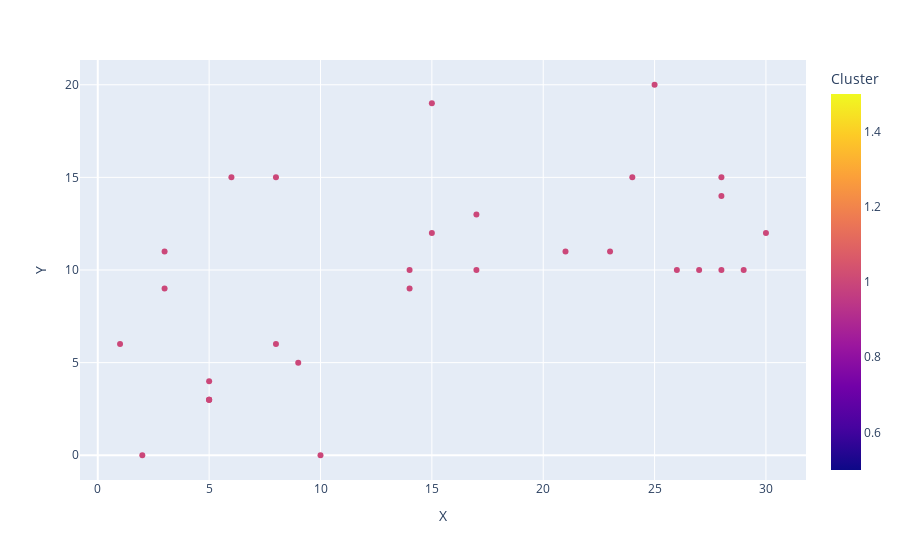

Here is the notebook cell this chart was saved with:
### Code cell
#now plot Cooked to see what it look like
fig_rand = px.scatter(df_cooked, x='X', y='Y', color='Cluster')
fig_rand.show()

### Figure 1 — Plotly figure (JSON) as saved in the notebook; plotly's stock layout.template omitted (floating-point values rounded to 4 significant figures)
{"data": [{"hovertemplate": "X=%{x}<br>Y=%{y}<br>Cluster=%{marker.color}<extra></extra>", "legendgroup": "", "marker": {"color": [1, 1, 1, 1, 1, 1, 1, 1, 1, 1, 1, 1, 1, 1, 1, 1, 1, 1, 1, 1, 1, 1, 1, 1, 1, 1, 1, 1, 1, 1], "coloraxis": "coloraxis", "symbol": "circle"}, "mode": "markers", "name": "", "orientation": "v", "showlegend": false, "type": "scatter", "x": [28, 15, 28, 17, 21, 24, 28, 30, 17, 25, 26, 23, 15, 27, 29, 8, 3, 14, 6, 9, 3, 1, 5, 5, 14, 8, 5, 5, 10, 2], "xaxis": "x", "y": [15, 19, 10, 13, 11, 15, 14, 12, 10, 20, 10, 11, 12, 10, 10, 15, 9, 9, 15, 5, 11, 6, 3, 3, 10, 6, 3, 4, 0, 0], "yaxis": "y"}], "layout": {"coloraxis": {"colorbar": {"title": {"text": "Cluster"}}, "colorscale": [[0, "#0d0887"], [0.1111, "#46039f"], [0.2222, "#7201a8"], [0.3333, "#9c179e"], [0.4444, "#bd3786"], [0.5556, "#d8576b"], [0.6667, "#ed7953"], [0.7778, "#fb9f3a"], [0.8889, "#fdca26"], [1, "#f0f921"]]}, "legend": {"tracegroupgap": 0}, "margin": {"t": 60}, "xaxis": {"anchor": "y", "domain": [0, 1], "title": {"text": "X"}}, "yaxis": {"anchor": "x", "domain": [0, 1], "title": {"text": "Y"}}}}
